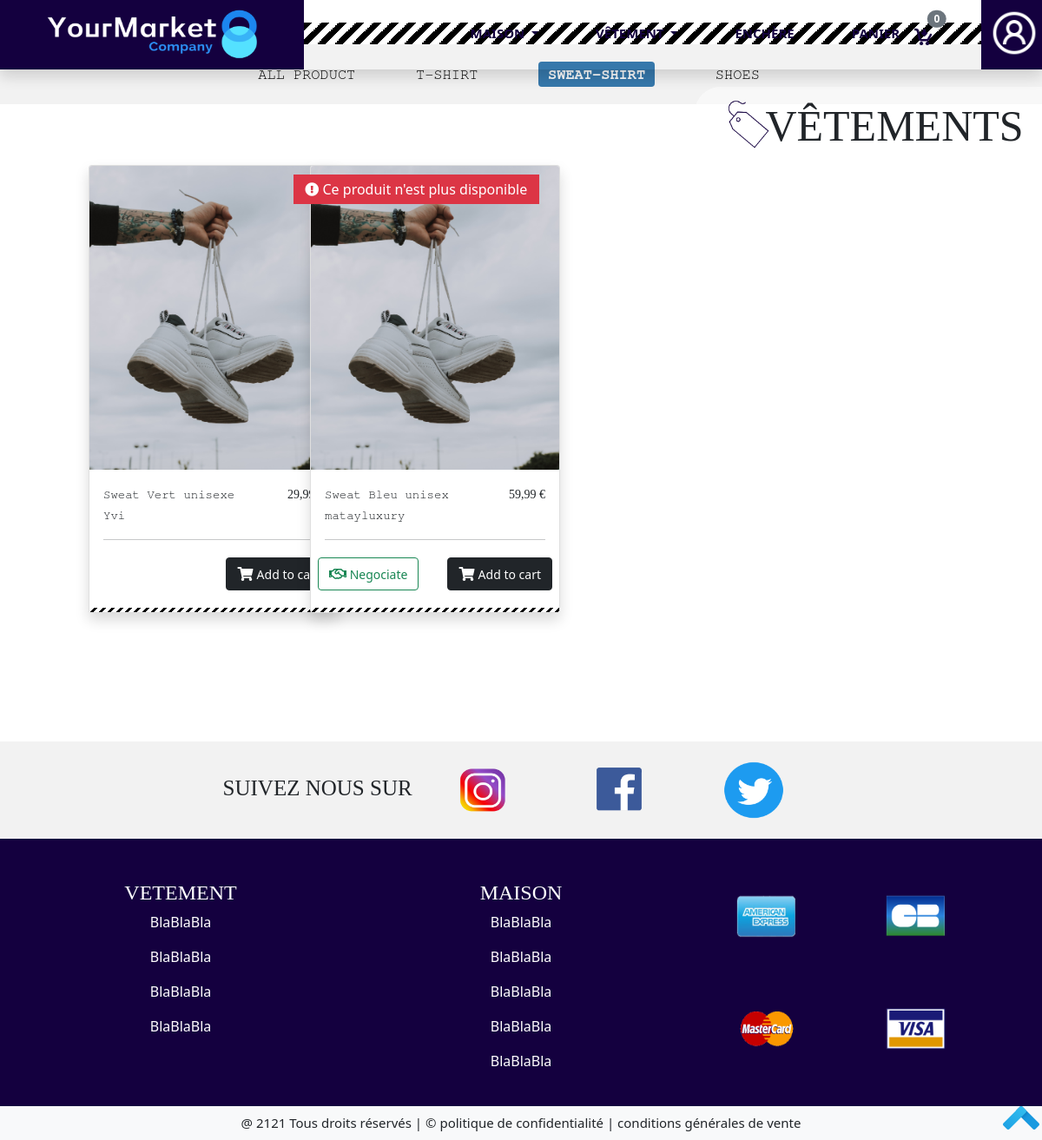
The page /Front/Acheteur/page-vetements-sweat.php on the database its author committed.
### tables this page shows
CREATE TABLE IF NOT EXISTS `item` (
  `id_item` int(11) NOT NULL AUTO_INCREMENT,
  `id_seller` int(11) NOT NULL,
  `price` varchar(15) NOT NULL,
  `name` varchar(20) NOT NULL,
  `category` varchar(255) NOT NULL,
  `subcategory` varchar(255) NOT NULL,
  `quantity` varchar(15) NOT NULL,
  `description` text NOT NULL,
  `photo` varchar(255) NOT NULL,
  `is_bidding` tinyint(4) NOT NULL DEFAULT '0',
  `is_negotiated` tinyint(4) NOT NULL DEFAULT '0',
  `is_buying` tinyint(4) NOT NULL DEFAULT '0',
  PRIMARY KEY (`id_item`),
  KEY `id_item` (`id_item`),
  KEY `id_seller` (`id_seller`)
);

CREATE TABLE IF NOT EXISTS `seller` (
  `id_seller` int(11) NOT NULL AUTO_INCREMENT,
  `brand` varchar(30) NOT NULL,
  `profil_picture` varchar(255) NOT NULL,
  `background` varchar(255) NOT NULL,
  `phone` varchar(255) NOT NULL,
  `email` varchar(255) NOT NULL,
  `passworde` varchar(255) NOT NULL,
  PRIMARY KEY (`id_seller`),
  KEY `id_seller` (`id_seller`)
);

### Front/Acheteur/page-vetements-sweat.php (the view, shortened to what this page needs)
<?php
    require "head.php";
        include("../../Bdd/cnx.php");
        $queryCountItems = mysqli_query($con, "select count(id_item) as total from item where category='Vetement' and subcategory='sweat_shirt'");
        $queryAllItems = mysqli_query($con, "select name, price , brand,subcategory, quantity, description,photo, is_negotiated, is_bidding from item,seller where seller.id_seller=item.id_seller and category='Vetement'and subcategory='sweat_shirt'");
?>
<div class="vetement_general">
    <div class="deco_marque_general position-absolute position-absolute top-0 end-0">
        <img class="img_icon_sale position-absolute top-50 start-0 translate-middle-y" src="../../Image/icon_sale.png" alt="icon_sale">
        <p class="texte_deco_marque_general texte_style text-uppercase position-absolute top-50 start-50 translate-middle">vêtements</p>
    </div>
    <div class="class_separation"></div>
</div>
<div class="vetement_details" id="menuCatVetement">
    <div class="navbar_vetement">
            <ul class="navbar_listeVendeur_details detail_style centrer">
                    <li><a href="page-vetements.php#menuCatVetement" class="text-uppercase">All product</a> </li>
                    <li><a href="page-vetements-tshirt.php#menuCatVetement" class="text-uppercase">T-shirt</a></li>
                    <li><a href="page-vetements-sweat.php#menuCatVetement" class="badge text-uppercase bg_blue1 text-light">Sweat-shirt</a></li>
                    <li><a href="page-vetements-shoes.php#menuCatVetement" class="text-uppercase">Shoes</a></li>
                </ul>
    </div>
</div>
<div class="maison_liste_total row">
    <div class="col-1"></div>
    <div class="col-10">
        <div class="row">
        <?php
        if($row = mysqli_fetch_assoc($queryCountItems)){
            $total = $row['total'];
            for ($i=0; $i<=$total;$i++){
                if($rowAllItems = mysqli_fetch_assoc($queryAllItems)){
                    $nameItems = $rowAllItems['name'];
                    $prixItems = $rowAllItems['price'];
                    $brandItems = $rowAllItems['brand'];
                    $quantityCadre = $rowAllItems['quantity'];
                    $is_negotiated = $rowAllItems['is_negotiated'];
                    ?>
                    <div class="listeVendeur_un_par_un col-3 mb-5">
                        <div class="card shadow cardProduct" style="width: 18rem;" >
                            <img class="img_listeVendeur_logo card-img-top" src="../../Image/chaussure.png" alt="oreiller">
                            <div class="card-body">
                                <div class="row">
                                    <div class="col-md-9">
                                    <div class="detail_style_titre detail_style"><small><?php echo $nameItems ?></small></div>
                                <div class="detail_style_marque detail_style"><small><?php echo $brandItems ?></small></div>
                                    </div>
                                    <div class="col-md-3">
                                        <p href="#" class="detail_style_prix texte_style f_right"><small><?php echo $prixItems ?> €</small> </p>
                                    </div>
                                </div>
                                <hr>
                                <div class="row">
                                    <div class="col-6 p-1 m-0">
                                        <?php if($is_negotiated == 1){ ?>
                                            <button type="button" class="btn btn-outline-success" data-bs-toggle="modal" data-bs-target="#nego_prix_maison"> <i class="far fa-handshake"></i><small> Negociate</small></button>
                                        <?php } ?>
                                    </div>
                                    <div class="col-6  p-1 m-0">
                                        <button type="button" class="btn btn-dark f_right"> <i class="fas fa-shopping-cart"></i>    <small>Add to cart </small></button>
                                    </div>
                            </div>
                            <?php  if($quantityCadre == 0 ){?>
                                    <div class="card-badge bg-danger  pl-5"> &nbsp; <i class="fas fa-exclamation-circle"></i> Ce produit n'est plus disponible &nbsp;</div>
                            <?php }?>
                            </div>
                            <div class="class_separation2 w-100"></div>
                            </div>
                        </div>
            <?php
                }
            }
        }
        ?>
        </div>
    </div>
    <div class="col-1"></div>
</div>
<?php
    include("footer.php");
?>

### Lien/yourmarket.css (style rules this page uses)
.centrer { text-align: center; }
.texte_style { font-family: Impact, fantasy; }
.detail_style { font-family: FreeMono, monospace; }
.class_separation { width: 100%; height: 25px; background: linear-gradient(-45deg, black 25%, white 25%, white 50%, black 50%, black 75%, white 75%, white); background-size:20px 20px; }
.f_right { float: right!important; }
.bg_blue1 { background-color:#3678ab!important; }

### Lien/categorie.css (style rules this page uses)
.deco_marque_general { margin-top: 100px!important; background-color: rgb(255, 255, 255,0.5); width: 400px; height: 90px; border-radius: 30px 0 0 30px; }
.texte_deco_marque_general { font-size: 50px; margin-left: 30px!important; }
.img_icon_sale { float: left; width: 80px; height: 80px; margin-left: 20px!important; }
.navbar_vetement { background-color: #f2f2f2; }
.navbar_vetement { list-style-type: none; }
.maison_liste_total, .vetement_liste_total { margin-top: 70px!important; }
.class_separation2 { width: 250px; height: 5px; background: linear-gradient(-45deg, black 25%, white 25%, white 50%, black 50%, black 75%, white 75%, white); background-size:10px 10px; }
.cardProduct { position: relative; }
.cardProduct .card-badge { position: absolute; top:10px; left:-20px; padding:5px; color:white; transform:rotate(0deg); }

### Lien/article.css (style rules this page uses)
.navbar_listeVendeur_details li { display: inline-block; padding: 20px 0 20px 0; }
.navbar_listeVendeur_details li a { text-decoration: none; color: black; margin-right: 60px; font-size: 17px; }
.img_listeVendeur_logo { width: 250px; height: 350px; }

### rows shown on the page
item: name "Sweat Vert unisexe", id_seller.brand "Yvi", price "29,99"
item: name "Sweat Bleu unisex", id_seller.brand "matayluxury", price "59,99", is_negotiated 1 (drawn), quantity "0" (drawn)
